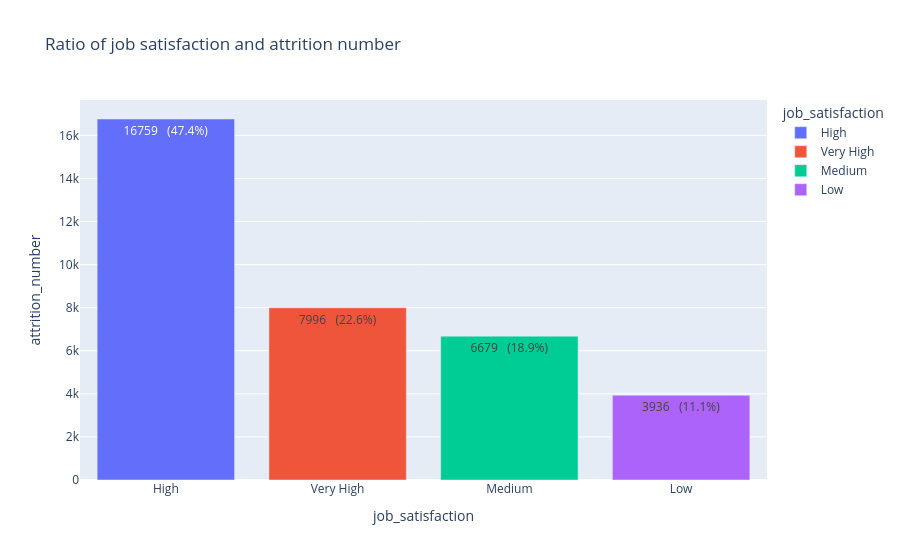

The notebook cell saved with this chart:
### Markdown cell above
### According to Employee

### Code cell
d = df[df['attrition']=='Left'].groupby('job_satisfaction')['attrition'].count().sort_values(ascending=False).reset_index(name='attrition_number')

total = d['attrition_number'].sum()
d['Percent'] = (d['attrition_number'] / total) * 100

d['Percent'] = d.apply(lambda row: f"{row['attrition_number']}   ({row['Percent']:.1f}%)", axis=1)

fig = px.bar(
    d, 
    x='job_satisfaction',
    y='attrition_number',
    title='Ratio of job satisfaction and attrition number',
    color='job_satisfaction',
    text='Percent'
)

fig.show()

### Figure 1 — Plotly figure (JSON) as saved in the notebook; plotly's stock layout.template omitted (floating-point values rounded to 4 significant figures)
{"data": [{"hovertemplate": "job_satisfaction=%{x}<br>attrition_number=%{y}<br>Percent=%{text}<extra></extra>", "legendgroup": "High", "marker": {"color": "#636efa", "pattern": {"shape": ""}}, "name": "High", "orientation": "v", "showlegend": true, "text": ["16759   (47.4%)"], "textposition": "auto", "type": "bar", "x": ["High"], "xaxis": "x", "y": [16759], "yaxis": "y"}, {"hovertemplate": "job_satisfaction=%{x}<br>attrition_number=%{y}<br>Percent=%{text}<extra></extra>", "legendgroup": "Very High", "marker": {"color": "#EF553B", "pattern": {"shape": ""}}, "name": "Very High", "orientation": "v", "showlegend": true, "text": ["7996   (22.6%)"], "textposition": "auto", "type": "bar", "x": ["Very High"], "xaxis": "x", "y": [7996], "yaxis": "y"}, {"hovertemplate": "job_satisfaction=%{x}<br>attrition_number=%{y}<br>Percent=%{text}<extra></extra>", "legendgroup": "Medium", "marker": {"color": "#00cc96", "pattern": {"shape": ""}}, "name": "Medium", "orientation": "v", "showlegend": true, "text": ["6679   (18.9%)"], "textposition": "auto", "type": "bar", "x": ["Medium"], "xaxis": "x", "y": [6679], "yaxis": "y"}, {"hovertemplate": "job_satisfaction=%{x}<br>attrition_number=%{y}<br>Percent=%{text}<extra></extra>", "legendgroup": "Low", "marker": {"color": "#ab63fa", "pattern": {"shape": ""}}, "name": "Low", "orientation": "v", "showlegend": true, "text": ["3936   (11.1%)"], "textposition": "auto", "type": "bar", "x": ["Low"], "xaxis": "x", "y": [3936], "yaxis": "y"}], "layout": {"barmode": "relative", "legend": {"title": {"text": "job_satisfaction"}, "tracegroupgap": 0}, "title": {"text": "Ratio of job satisfaction and attrition number"}, "xaxis": {"anchor": "y", "categoryarray": ["High", "Very High", "Medium", "Low"], "categoryorder": "array", "domain": [0, 1], "title": {"text": "job_satisfaction"}}, "yaxis": {"anchor": "x", "domain": [0, 1], "title": {"text": "attrition_number"}}}}
